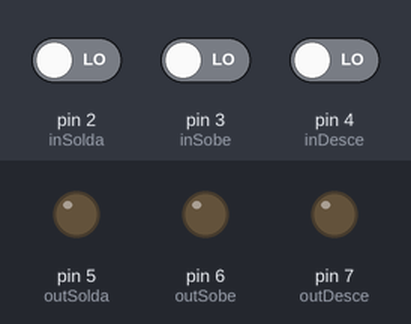
The sketch below on a simulated Arduino Uno, built with avr-gcc and run on an emulated ATmega328P. Parts: output pins drawn as LEDs (lit = HIGH). The test bench sets the inputs (shaded band); at power-on: pin 2 (inSolda) LOW, pin 3 (inSobe) LOW, pin 4 (inDesce) LOW.

Above: at 1.2 s.
1.3 s: pin 2 (inSolda) driven HIGH
At 2.0 s:
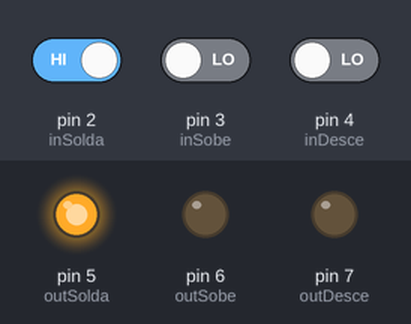
2.8 s: pin 3 (inSobe) driven HIGH
At 3.2 s:
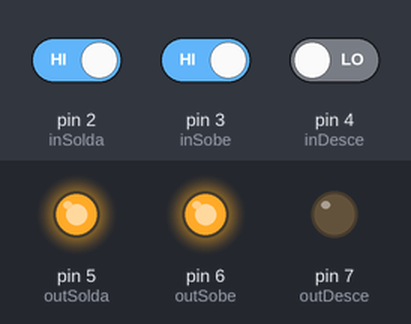
4.3 s: pin 4 (inDesce) driven HIGH
At 5.5 s:
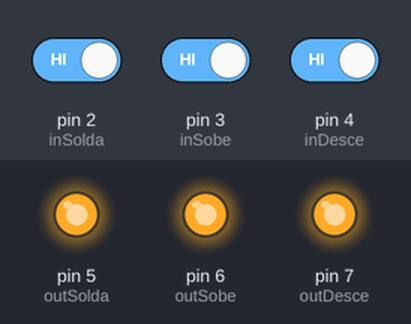
5.8 s: pin 2 (inSolda) driven LOW
At 6.7 s:
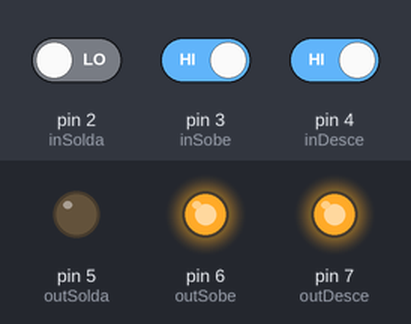
7.3 s: pin 3 (inSobe) driven LOW
At 7.8 s:
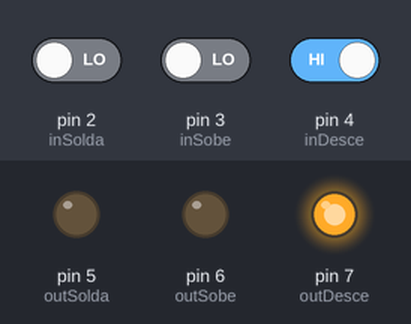
8.8 s: pin 2 (inSolda) driven HIGH
At 10.2 s:
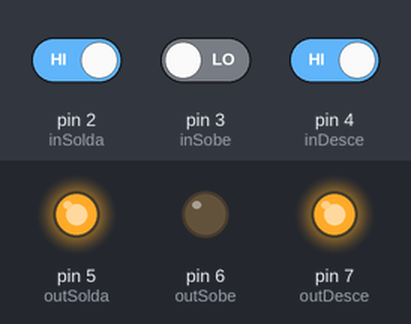
Timing chart, 0 to 11.3 s (numbered marks = the images above; inputs shaded):
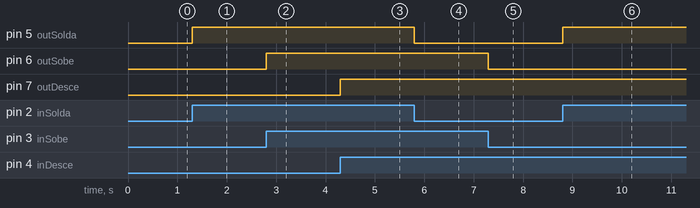

The sketch:

arduinoRelay.ino
```cpp
int inSolda = 2;
int inSobe = 3;
int inDesce = 4;

int outSolda = 5;
int outSobe = 6;
int outDesce = 7;

void setup() {

  pinMode(inSolda, INPUT);
  pinMode(inSobe, INPUT);
  pinMode(inDesce, INPUT);

  pinMode(outSolda, OUTPUT);
  pinMode(outSobe, OUTPUT);
  pinMode(outDesce, OUTPUT);
}

void loop() {
  if (digitalRead(inSolda) == 1) {
    digitalWrite(outSolda, HIGH);
  } else {
    digitalWrite(outSolda, LOW);
  }

  if (digitalRead(inSobe) == 1) {
    digitalWrite(outSobe, HIGH);
  } else {
    digitalWrite(outSobe, LOW);
  }

  if (digitalRead(inDesce) == 1) {
    digitalWrite(outDesce, HIGH);
  } else {
    digitalWrite(outDesce, LOW);
  }

}
```

Measured:
- after the input at 1.3 s, pin 5 (outSolda): LOW → HIGH at once
- after the input at 2.8 s, pin 6 (outSobe): LOW → HIGH at once
- after the input at 4.3 s, pin 7 (outDesce): LOW → HIGH at once
- after the input at 5.8 s, pin 5 (outSolda): HIGH → LOW at once
- after the input at 7.3 s, pin 6 (outSobe): HIGH → LOW at once
- after the input at 8.8 s, pin 5 (outSolda): LOW → HIGH at once
